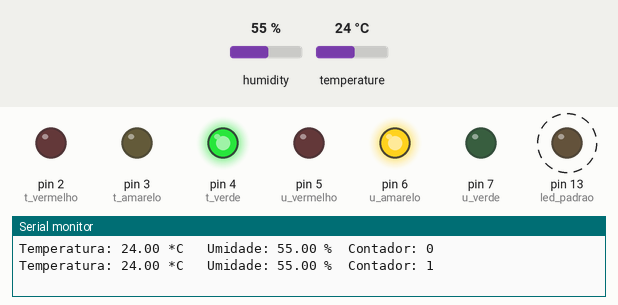
Recording of a program running on a simulated Arduino Uno, built with avr-gcc and run on an emulated ATmega328P. On the bench: output pins drawn as LEDs (lit = HIGH), the last lines printed to the serial monitor. Dashed ring = blinking. Inputs (shaded band) come from the test bench; at power-on: humidity 55 %, temperature 24 °C.

Above: at 4.8 s.
4.9 s: humidity set to 42 %
11.4 s: humidity set to 39 %
At 12.6 s:
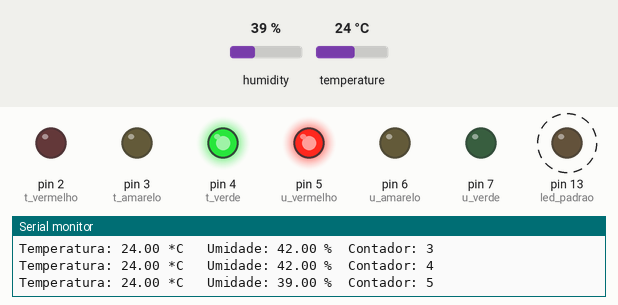
17.8 s: temperature set to 27 °C
At 19.0 s:
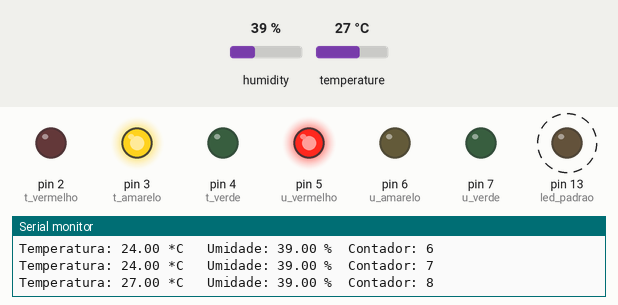
24.0 s: temperature set to 29 °C
27.5 s: temperature set to 32 °C
At 29.8 s:
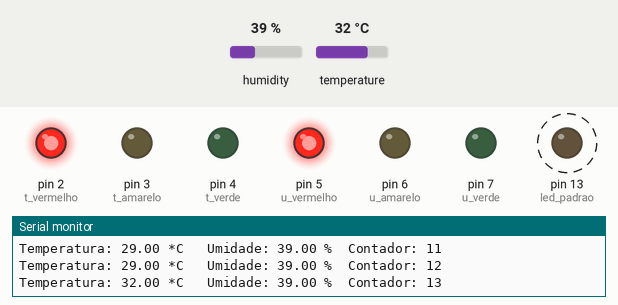
34.0 s: humidity set to 68 %
At 36.2 s:
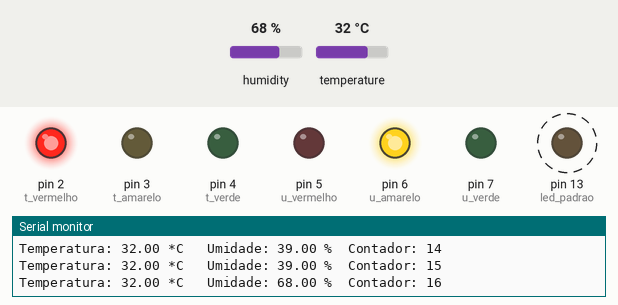
Timing chart, 0 to 41.4 s (numbered marks = the images above; inputs shaded):
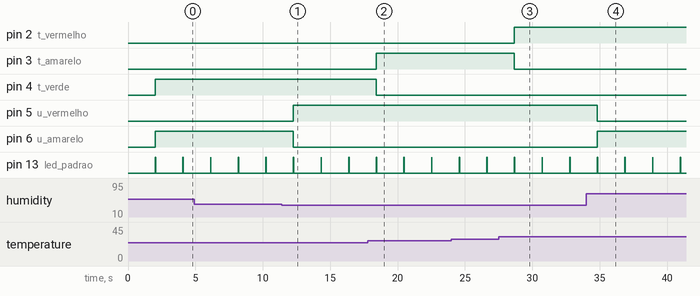

The program:

main.cpp
```cpp
#include <Arduino.h>
#include "DHT.h"

const int t_vermelho = 2;
const int t_amarelo = 3;
const int t_verde = 4;
const int u_vermelho = 5;
const int u_amarelo = 6;
const int u_verde = 7;
const int led_padrao = 13;
const int pino_dht = 9;
float temperatura; // variável para armazenar o valor de temperatura
float umidade; // variável para armazenar o valor de umidade
DHT dht(pino_dht, DHT11); // define o pino e o tipo de DHT

int contador = 0;

void setup() {
  // Inicia e configura a Serial
  Serial.begin(9600); // 9600bps

  dht.begin(); // inicializa o sensor DHT

  pinMode(t_vermelho, OUTPUT);
  pinMode(t_amarelo, OUTPUT);
  pinMode(t_verde, OUTPUT);
  pinMode(u_vermelho, OUTPUT);
  pinMode(u_amarelo, OUTPUT);
  pinMode(u_verde, OUTPUT);
  pinMode(led_padrao, OUTPUT);
}

void loop() {
  // Aguarda alguns segundos entre uma leitura e outra
  delay(2000); // 2 segundos (Datasheet)

  // A leitura da temperatura ou umidade pode levar 250ms
  // O atraso do sensor pode chegar a 2 segundos
  temperatura = dht.readTemperature(); // lê a temperatura em Celsius
  umidade = dht.readHumidity(); // lê a umidade

  // Se ocorreu alguma falha durante a leitura
  if (isnan(umidade) || isnan(temperatura)) {
    Serial.println("Falha na leitura do Sensor DHT!");
  }
  else { // Se não

    if (temperatura <= 25)
    {
      digitalWrite(t_verde, HIGH);
      digitalWrite(t_amarelo, LOW);
      digitalWrite(t_vermelho, LOW);
    }

    if(temperatura > 25 && temperatura <= 30)
    {
      digitalWrite(t_verde, LOW);
      digitalWrite(t_amarelo, HIGH);
      digitalWrite(t_vermelho, LOW);
    }

    if(temperatura > 30)
    {
      digitalWrite(t_verde, LOW);
      digitalWrite(t_amarelo, LOW);
      digitalWrite(t_vermelho, HIGH);
    }

    if (umidade <= 40)
    {
      digitalWrite(u_verde, LOW);
      digitalWrite(u_amarelo, LOW);
      digitalWrite(u_vermelho, HIGH);
    }

    if(umidade > 40 && umidade <= 70)
    {
      digitalWrite(u_verde, LOW);
      digitalWrite(u_amarelo, HIGH);
      digitalWrite(u_vermelho, LOW);
    }

    if(umidade > 70)
    {
      digitalWrite(u_verde, HIGH);
      digitalWrite(u_amarelo, LOW);
      digitalWrite(u_vermelho, LOW);
    }


    // Imprime o valor de temperatura
    Serial.print("Temperatura: ");
    Serial.print(temperatura);
    Serial.print(" *C ");

    Serial.print("\t"); // tabulação

    // Imprime o valor de umidade
    Serial.print("Umidade: ");
    Serial.print(umidade);
    Serial.print(" %\t");

    // Imprime o valor de umidade
    Serial.print("Contador: ");
    Serial.print(contador++);
    Serial.print("\t");

    Serial.println(); // nova linha

    digitalWrite(led_padrao, HIGH);
    delay(25);
    digitalWrite(led_padrao, LOW);
  }
}
```

Measured:
- the behaviour switches between 41 and 40 % on humidity (found by bisection; images 0 and 1)
- the behaviour switches between 25 and 26 °C on temperature (found by bisection; images 1 and 2)
- the behaviour switches between 30 and 31 °C on temperature (found by bisection; images 2 and 3)
- after the input at 11.4 s, pin 5 (u_vermelho): LOW → HIGH after 0.87 s; pin 6 (u_amarelo): HIGH → LOW after 0.87 s
- after the input at 17.8 s, pin 3 (t_amarelo): LOW → HIGH after 0.62 s; pin 4 (t_verde): HIGH → LOW after 0.62 s
- after the input at 27.5 s, pin 2 (t_vermelho): LOW → HIGH after 1.2 s; pin 3 (t_amarelo): HIGH → LOW after 1.2 s
- after the input at 34.0 s, pin 5 (u_vermelho): HIGH → LOW after 0.82 s; pin 6 (u_amarelo): LOW → HIGH after 0.82 s
- by itself, pin 13 (led_padrao): alternates HIGH for 0.03 s and LOW for 2.0 s
